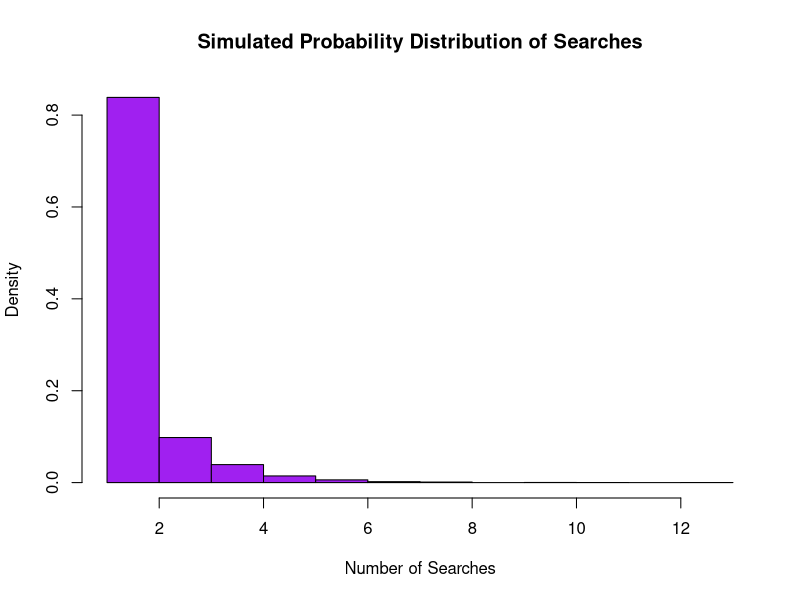

Write R code to recreate this figure. (Note: this script raises an error after producing the figure.)
## ---- chunk 1
# Function to validate inputs
validate_inputs <- function(x, y) {
  # Check constraints for x
  if (sum(x) != 1) {
    return("Error: The sum of x1, x2, and x3 must be 1.")
  }
  if (any(x < 0.10 | x > 0.40)) {
    return("Error: Each x value must be between 0.10 and 0.40.")
  }
## ---- chunk 2
  # Checking the constraints for y
  if (sum(y) != 0.12) {
    return("Error: The sum of y1, y2, and y3 must be 0.12.")
  }
  if (any(y < 0.01 | y > 0.05)) {
    return("Error: Each y value must be between 0.01 and 0.05.")
  }
  
  return(TRUE)
}
## ---- chunk 3
# Function to calculate probability of selecting a defective product
compute_defective_probability <- function(x, y) {
  probability_defective <- sum(x * y)
  return(probability_defective)
}
## ---- chunk 4
# Taking user input
cat("Enter values for x1, x2, and x3 (separated by space): ")
x <- as.numeric(strsplit(readline(), " ")[[1]])

cat("Enter values for y1, y2, and y3 (separated by space): ")
y <- as.numeric(strsplit(readline(), " ")[[1]])
## ---- chunk 5
# Validate input
validation_result <- validate_inputs(x, y)
## ---- chunk 6
if (validation_result == TRUE) {
  # Compute probability
  defective_prob <- compute_defective_probability(x, y)
  cat(sprintf("The probability of selecting a defective product is: %.4f\n", defective_prob))
} else {
  # Print validation error
  cat(validation_result, "\n")
}
## ---- chunk 7
set.seed(123)
## ---- chunk 8
# Defining the probability of success
prob_success <- 0.6  
num_simulations <- 10000  
## ---- chunk 9
# Simulating search process
attempts_searches <- rgeom(num_simulations, prob_success) + 1  # Geometric distribution with X = searches to first success
## ---- chunk 10
# Ploting simulated pdf
hist(attempts_searches, probability = TRUE, breaks = max(attempts_searches), 
     main = "Simulated Probability Distribution of Searches",
     xlab = "Number of Searches", col = "purple")
## ---- chunk 11
# Mean and variance
mean_searches <- mean(attempts_searches)
variance_searches <- variance(attempts_searches)
cat("Mean:", mean_searches, "\nVariance:", variance_searches, "\n")
## ---- chunk 12
# Conditional distribution: given that 3 searches failed
conditional_searches <- attempts_searches[attempts_searches > 3]
## ---- chunk 13
# Computing the Mean and variance for the conditional distribution
mean_conditional <- mean(conditional_searches)
variance_conditional <- variance(conditional_searches)
cat("Conditional Mean:", mean_conditional, "\nConditional Variance:", variance_conditional, "\n")
## ---- chunk 14
prob_X4_given_X3 <- mean(attempts_searches == 4) / mean(attempts_searches > 3)
prob_X1 <- mean(attempts_searches == 1)
## ---- chunk 15
cat("P(X=4 | X>3):", prob_X4_given_X3, "\nP(X=1):", prob_X1, "\n")
